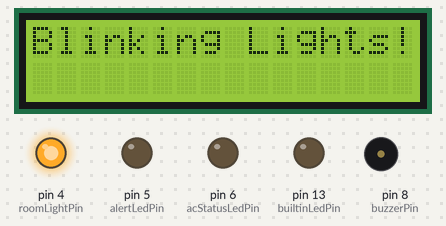
The sketch below on a simulated Arduino Uno, built with avr-gcc and run on an emulated ATmega328P. On the bench: 16×2 character LCD, output pins drawn as LEDs (lit = HIGH), buzzer (waves = sounding).

Above: at 1.1 s.
At 6.1 s:
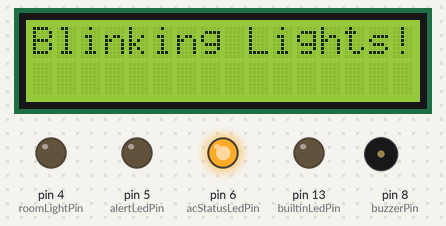
At 12.5 s:
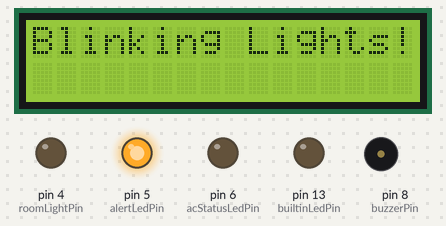
At 17.5 s:
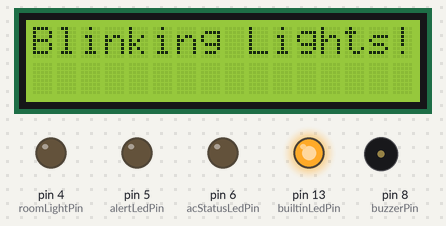
At 27.98 s:
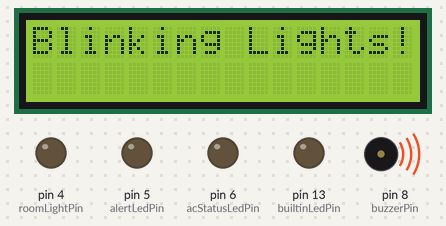
At 37.9 s:
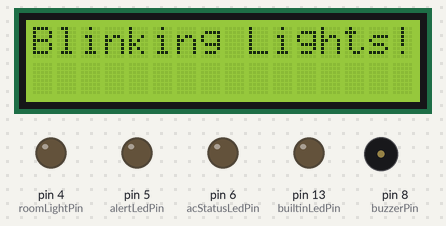
Timing chart, 0 to 40.0 s (numbered marks = the images above):
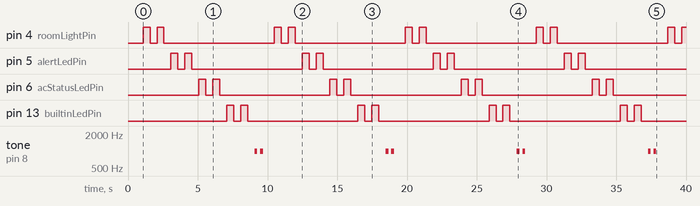

Measured:
- by itself, tone on pin 8 (buzzerPin): repeats every 9.4 s: silent 0.20 s, 1000 Hz 0.20 s, silent 8.8 s, 1000 Hz 0.20 s
- by itself, pin 4 (roomLightPin), pin 5 (alertLedPin), pin 6 (acStatusLedPin), pin 13 (builtinLedPin): repeats every 9.4 s: LOW 0.50 s, HIGH 0.50 s, LOW 7.9 s, HIGH 0.50 s

The sketch:

sandbox.ino
```cpp
#include <Wire.h>
#include <LiquidCrystal_I2C.h>
#include <DHT.h>

// Initialize LCD
LiquidCrystal_I2C lcd(0x27, 16, 2);

// Initialize DHT11
DHT dht(7, DHT11);

// Pin definitions
const int roomLightPin = 4;
const int alertLedPin = 5;
const int acStatusLedPin = 6;
const int buzzerPin = 8;
const int ldrPin = A0;
const int builtinLedPin = 13;

void setup() {
  pinMode(roomLightPin, OUTPUT);
  pinMode(alertLedPin, OUTPUT);
  pinMode(acStatusLedPin, OUTPUT);
  pinMode(buzzerPin, OUTPUT);
  pinMode(builtinLedPin, OUTPUT);

  digitalWrite(roomLightPin, LOW);
  digitalWrite(alertLedPin, LOW);
  digitalWrite(acStatusLedPin, LOW);
  digitalWrite(builtinLedPin, LOW);

  lcd.init();
  lcd.backlight();
  lcd.setCursor(0, 0);
  lcd.print("Blinking Lights!");

  dht.begin();

  delay(1000);
}

void blinkLight(int pin, int times, int onTime, int offTime) {
  for (int i = 0; i < times; i++) {
    digitalWrite(pin, HIGH);
    delay(onTime);
    digitalWrite(pin, LOW);
    delay(offTime);
  }
}

void loop() {
  // Blink all available lights twice
  blinkLight(roomLightPin, 2, 500, 500);
  blinkLight(alertLedPin, 2, 500, 500);
  blinkLight(acStatusLedPin, 2, 500, 500);
  blinkLight(builtinLedPin, 2, 500, 500);

  // Brief buzzer chirp twice to confirm
  tone(buzzerPin, 1000, 200);
  delay(400);
  tone(buzzerPin, 1000, 200);
  delay(1000);
}
```
